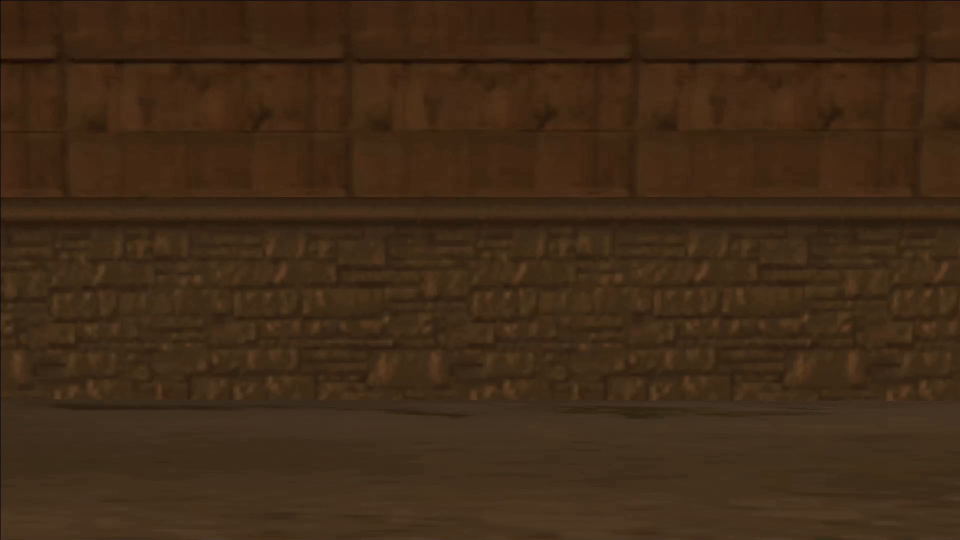
#> input picture frame 66 of agv_tasks_all/agv_task_1/opticalflow.mp4, 1920 x 1080 px (shown at 1/2 size)
$ python 6.py
#> lines starting #> are read from the running program, lines starting #| are printed output that depends on the picture
import cv2
import numpy as np
import os

def inRange(cordinates, limits):
    x, y = cordinates
    X_Limit, Y_Limit = limits
    return 0 <= x < X_Limit and 0 <= y < Y_Limit

def optical_flow(old_frame, new_frame, window_size, min_quality=0.01):
    max_corners = 10000
    min_distance = 0.1
    feature_list = cv2.goodFeaturesToTrack(old_frame, max_corners, min_quality, min_distance)

    w = int(window_size / 2)

    old_frame = old_frame / 255
    new_frame = new_frame / 255

    kernel_x = np.array([[-1, 1], [-1, 1]])
    kernel_y = np.array([[-1, -1], [1, 1]])
    kernel_t = np.array([[1, 1], [1, 1]])

    fx = cv2.filter2D(old_frame, -1, kernel_x)
    fy = cv2.filter2D(old_frame, -1, kernel_y)
    ft = cv2.filter2D(new_frame, -1, kernel_t) - cv2.filter2D(old_frame, -1, kernel_t)

    u = np.zeros(old_frame.shape)
    v = np.zeros(old_frame.shape)

    for feature in feature_list:
        j, i = feature.ravel()
        i, j = int(i), int(j)

        I_x = fx[i - w:i + w + 1, j - w:j + w + 1].flatten()
        I_y = fy[i - w:i + w + 1, j - w:j + w + 1].flatten()
        I_t = ft[i - w:i + w + 1, j - w:j + w + 1].flatten()

        b = np.reshape(I_t, (I_t.shape[0], 1))
        A = np.vstack((I_x, I_y)).T

        U = np.matmul(np.linalg.pinv(A), b)

        u[i, j] = U[0][0]
        v[i, j] = U[1][0]

    return u, v

def drawOnFrame(frame, U, V):
    for i in range(frame.shape[0]):
        for j in range(frame.shape[1]):
            u, v = U[i][j], V[i][j]

            if u and v:
                frame = cv2.arrowedLine(frame, (j, i), (int(j + u), int(i + v)), (0, 255, 0), thickness=1)
    return frame

# Ensure Results folder exists
os.makedirs("./Results", exist_ok=True)

# Video Processing
cap = cv2.VideoCapture("opticalflow.mp4")
frame_width = int(cap.get(3))
frame_height = int(cap.get(4))

out = cv2.VideoWriter("./Results/output_video.mp4", cv2.VideoWriter_fourcc(*'mp4v'), 20.0, (frame_width, frame_height))

ret, old_frame = cap.read()
#> old_frame is the input picture: shape (1080, 1920, 3); mean B, G, R 23.2, 42, 63.2
old_frame_gray = cv2.cvtColor(old_frame, cv2.COLOR_BGR2GRAY)
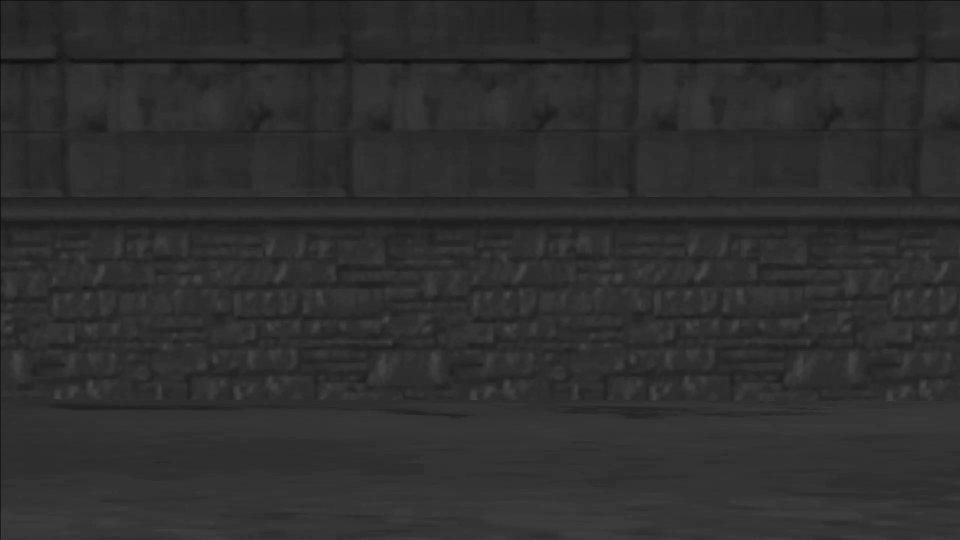
#> old_frame_gray: shape (1080, 1920) (shown at 1/2 size); min 1, max 74, mean 46.3

while cap.isOpened():
    ret, new_frame = cap.read()
    if not ret:
        break

    new_frame_gray = cv2.cvtColor(new_frame, cv2.COLOR_BGR2GRAY)
    U, V = optical_flow(old_frame_gray, new_frame_gray, 3, 0.05)
#> in optical_flow, `feature_list = cv2.goodFeaturesToTrack(old_frame, max_corners, min_qua..`: feature_list = 55 rows, first 8: [2, 2], [2, 393], [2, 117], [2, 127], [954, 798], [775, 634], [109, 796], [473, 797]
#> in optical_flow, `old_frame = old_frame / 255`:
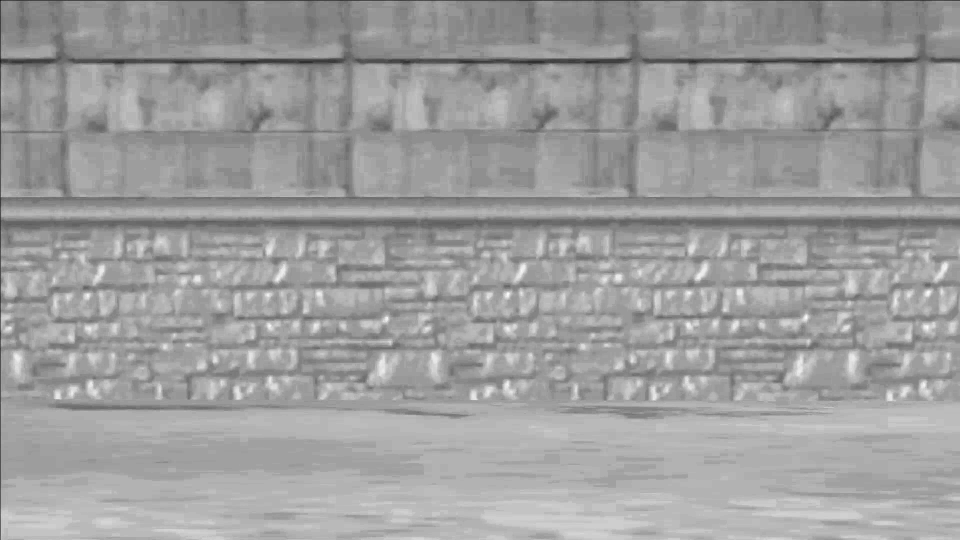
#> old_frame: shape (1080, 1920) float64 (shown at 1/2 size); min 0.00392, max 0.29, mean 0.182; drawn with min black and max white
#> in optical_flow, `fx = cv2.filter2D(old_frame, -1, kernel_x)`:
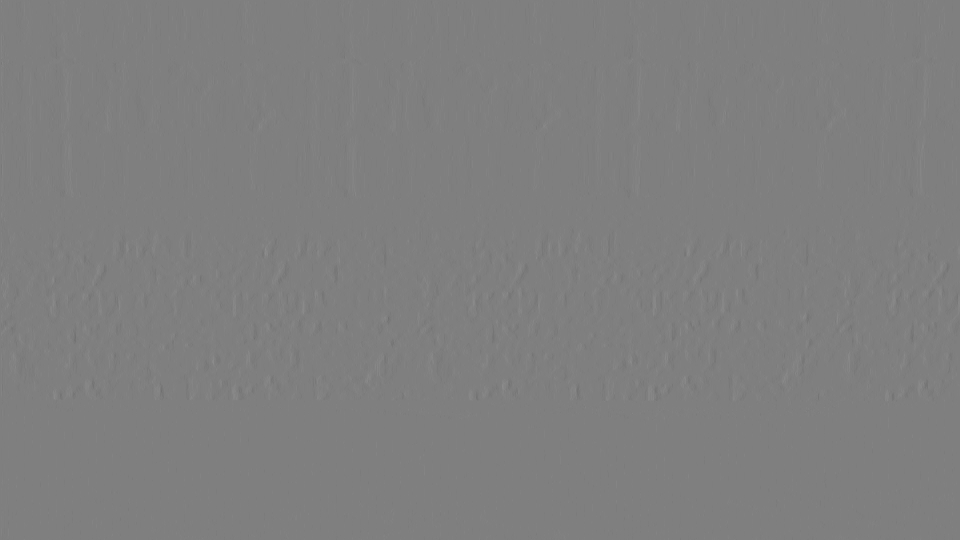
#> fx: shape (1080, 1920) float64 (shown at 1/2 size); min -0.431, max 0.431, mean 8.28e-06; drawn with min black and max white
#> the loop in optical_flow, `for feature in feature_list:` made 55 passes
#> (j, i, b) on passes 1, 2, 4, 5, 7, 9, 10, 11, 12, 13, 14, 15: (2, 2, [0, 0, 0, 0, 0, 0, 0, 0, 0]), (2, 393, [0, 0, 0, 0, 0, 0, 0, 0, 0]), (2, 127, [0, 0, 0, 0, 0, 0, 0, 0, 0]), (954, 798, [0, 0, 0, 0, 0, 0, 0, 0, 0]), (109, 796, [0, 0, 0, 0, 0, 0, 0, 0, 0]), (1015, 585, [0, 0, 0, 0, 0, 0, 0, 0, 0]), (122, 797, [0, 0, 0, 0, 0, 0, 0, 0, 0]), (942, 798, [0, 0, 0, 0, 0, 0, 0, 0, 0]), (535, 510, [0, 0, 0, 0, 0, 0, 0, 0, 0]), (1612, 630, [0, 0, 0, 0, 0, 0, 0, 0, 0]), (374, 690, [0, 0, 0, 0, 0, 0, 0, 0, 0]), (1616, 688, [0, 0, 0, 0, 0, 0, 0, 0, 0])
#> (j, i, b, U) on passes 3, 8, 41, 46, 47, 52: (2, 117, [-0.00392, 0, 0, 0, 0, 0, 0, 0, 0], [-0.00611, 0.00125]), (473, 797, [0.00784, 0, 0, 0, 0, 0, 0, 0, 0], [0.0302, -0.0196]), (1306, 799, [0, 0, 0, 0, 0, 0, -0.00392, 0.00784, 0.0235], [-0.0228, -0.33]), (723, 683, [0, 0, 0, 0, 0, 0, 0, 0, 0.00784], [-0.0663, -0.0192]), (401, 551, [0, 0, 0, 0, 0, 0, -0.00392, -0.00784, -0.00392], [0.17, 0.0868]), (536, 588, [0.0118, 0.0118, 0, 0.0196, 0.0157, 0, 0.0275, 0.0157, 0], [0.358, 0.324])

    output_frame = drawOnFrame(new_frame, U, V)
    out.write(output_frame)

    old_frame_gray = new_frame_gray

cap.release()
out.release()
cv2.destroyAllWindows()

# Auto-play the output video after processing
output_path = "./Results/output_video.mp4"
cap_out = cv2.VideoCapture(output_path)

while cap_out.isOpened():
    ret, frame = cap_out.read()
    if not ret:
        break

    cv2.imshow('Optical Flow Output', frame)

    # Press 'Q' to exit early
    if cv2.waitKey(30) & 0xFF == ord('q'):
        break

cap_out.release()
cv2.destroyAllWindows()

$ run again, starting later in the video
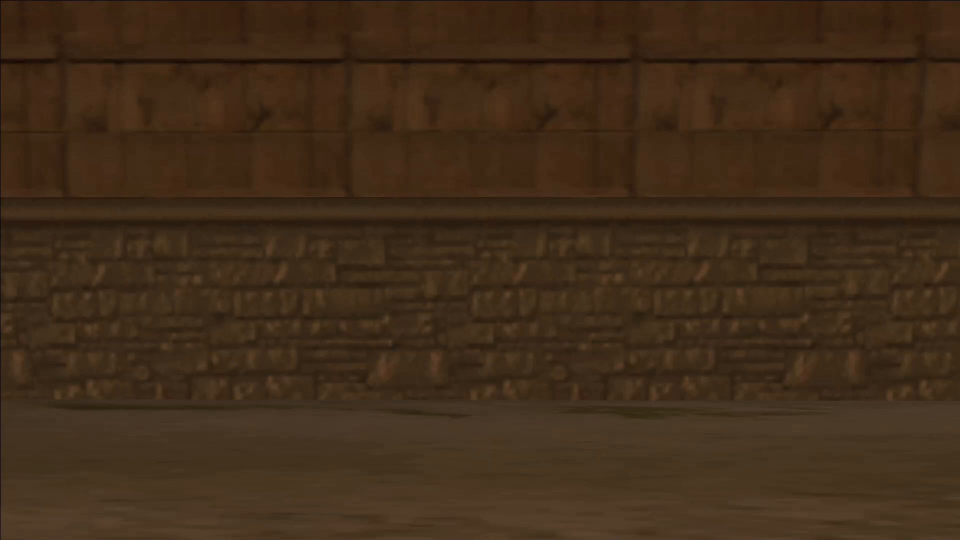
#> input picture frame 528 of agv_tasks_all/agv_task_1/opticalflow.mp4, 1920 x 1080 px (shown at 1/2 size)
#> old_frame is the input picture: shape (1080, 1920, 3); mean B, G, R 25.8, 44.5, 64.5
#> feature_list = 119 rows, first 8: [2, 2], [2, 393], [2, 117], [2, 127], [951, 798], [119, 797], [2, 261], [125, 392]
#> in optical_flow, `old_frame = old_frame / 255`:
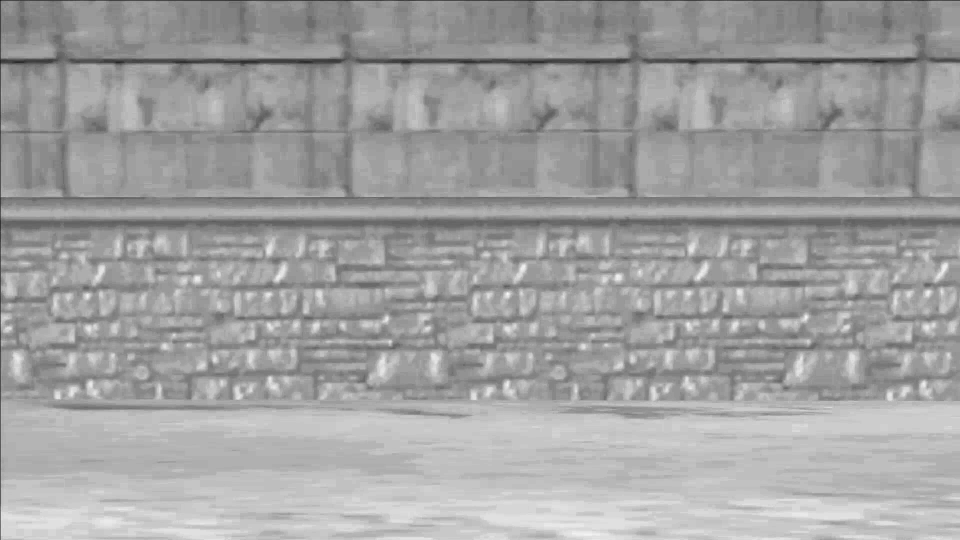
#> old_frame: shape (1080, 1920) float64 (shown at 1/2 size); min 0.00392, max 0.298, mean 0.19; drawn with min black and max white
#> new_frame: shape (1080, 1920) float64
#> the loop in optical_flow, `for feature in feature_list:` made 119 passes
